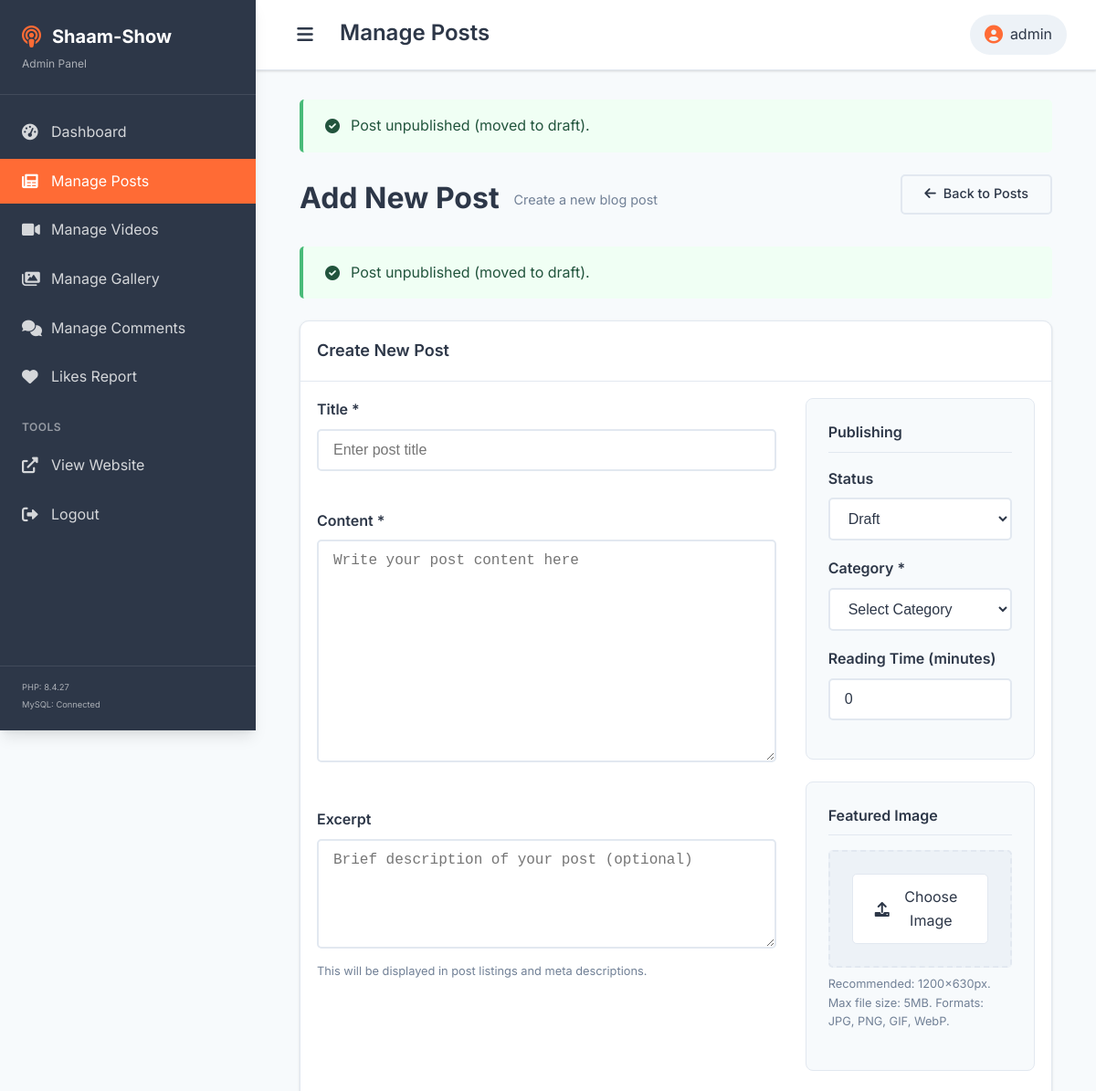
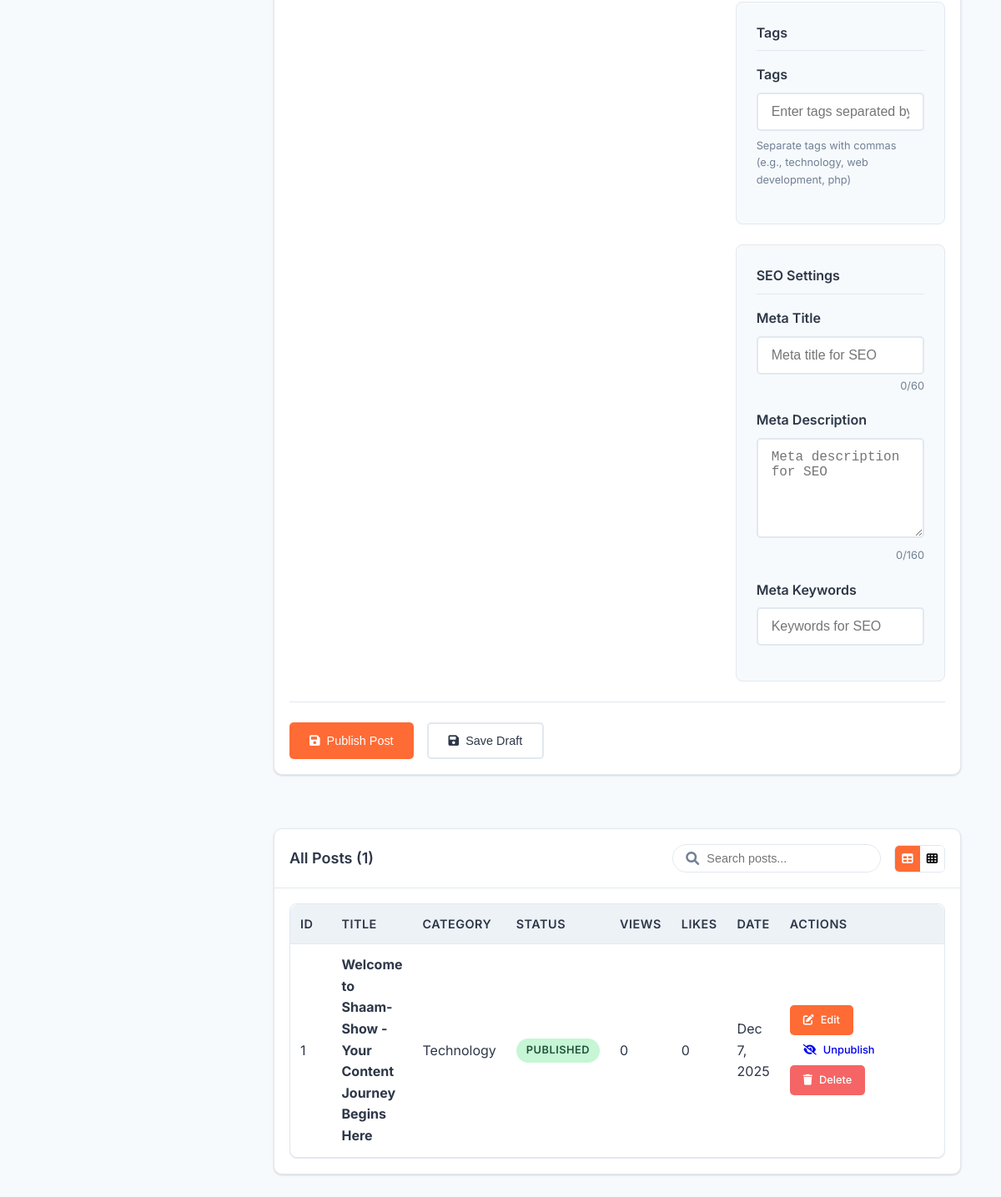
/admin/manage-posts.php?unpublish=1 (signed in), run on the app's committed database (2 pictures, top to bottom).
### tables this page shows
CREATE TABLE posts (
    id INT AUTO_INCREMENT PRIMARY KEY,
    title VARCHAR(255) NOT NULL,
    slug VARCHAR(300) UNIQUE NOT NULL,
    content LONGTEXT NOT NULL,
    excerpt TEXT,
    featured_image VARCHAR(500),
    category_id INT,
    tags JSON,
    reading_time INT DEFAULT 5,
    views INT DEFAULT 0,
    likes INT DEFAULT 0,
    status ENUM('published', 'draft', 'archived') DEFAULT 'draft',
    meta_title VARCHAR(255),
    meta_description TEXT,
    meta_keywords TEXT,
    author_id INT NOT NULL,
    published_at TIMESTAMP NULL,
    created_at TIMESTAMP DEFAULT CURRENT_TIMESTAMP,
    updated_at TIMESTAMP DEFAULT CURRENT_TIMESTAMP ON UPDATE CURRENT_TIMESTAMP,
    INDEX idx_status (status),
    INDEX idx_category (category_id),
    INDEX idx_author (author_id),
    INDEX idx_published (published_at),
    FULLTEXT idx_search (title, content, excerpt)
);

CREATE TABLE categories (
    id INT AUTO_INCREMENT PRIMARY KEY,
    name VARCHAR(100) NOT NULL,
    slug VARCHAR(150) UNIQUE NOT NULL,
    description TEXT,
    parent_id INT DEFAULT NULL,
    post_count INT DEFAULT 0,
    is_active BOOLEAN DEFAULT TRUE,
    created_at TIMESTAMP DEFAULT CURRENT_TIMESTAMP,
    updated_at TIMESTAMP DEFAULT CURRENT_TIMESTAMP ON UPDATE CURRENT_TIMESTAMP,
    INDEX idx_parent (parent_id),
    INDEX idx_slug (slug)
);

### admin/manage-posts.php (the view, shortened to what the rows shown need)
<?php
require_once '../includes/config.php';
$edit_post = null;
try {
    $stmt = $pdo->query("
        SELECT p.*, c.name as category_name
        FROM posts p
        LEFT JOIN categories c ON p.category_id = c.id
        ORDER BY p.created_at DESC
    ");
    $posts = $stmt->fetchAll();
} catch (PDOException $e) {
    die("Database error: " . $e->getMessage());
}
?>
<?php include 'includes/admin-header.php'; ?>
<div class="content-header">
    <div class="header-left">
        <h1><?php echo $edit_post ? 'Edit Post' : 'Add New Post'; ?></h1>
    </div>
</div>
<div class="posts-manager">
    <div class="card form-card">
        <div class="card-header">
            <h2><?php echo $edit_post ? 'Edit Post' : 'Create New Post'; ?></h2>
        </div>
    </div>
    <?php if (!$edit_post): ?>
    <div class="card posts-list-card">
        <div class="card-header">
            <h2>All Posts (<?php echo count($posts); ?>)</h2>
        </div>
        <div class="card-body">
            <?php if ($posts): ?>
                <div class="table-view view-content active">
                    <div class="table-responsive">
                        <table class="data-table mobile-friendly">
                            <thead>
                                <tr>
                                    <th width="50">ID</th>
                                    <th>Title</th>
                                    <th>Category</th>
                                    <th>Status</th>
                                    <th>Views</th>
                                    <th>Likes</th>
                                    <th>Date</th>
                                    <th width="200">Actions</th>
                                </tr>
                            </thead>
                            <tbody>
                                <?php foreach ($posts as $post): ?>
                                <tr>
                                    <td><?php echo $post['id']; ?></td>
                                    <td>
                                        <div class="post-title-cell">
                                            <strong><?php echo htmlspecialchars($post['title']); ?></strong>
                                        </div>
                                    </td>
                                    <td><?php echo htmlspecialchars($post['category_name'] ?? 'Uncategorized'); ?></td>
                                    <td>
                                        <span class="status-badge status-<?php echo $post['status']; ?>">
                                            <?php echo ucfirst($post['status']); ?>
                                        </span>
                                    </td>
                                    <td><?php echo number_format($post['views']); ?></td>
                                    <td><?php echo number_format($post['likes']); ?></td>
                                    <td>
                                        <span class="date-display">
                                            <?php echo date('M j, Y', strtotime($post['created_at'])); ?>
                                        </span>
                                    </td>
                                    <td>
                                        <div class="actions">
                                            <a href="manage-posts.php?edit=<?php echo $post['id']; ?>"
                                               class="btn btn-primary btn-sm"
                                               title="Edit post">
                                                <i class="fas fa-edit"></i>
                                                <span class="btn-text">Edit</span>
                                            </a>
                                            <?php if ($post['status'] !== 'published'): ?>
                                                <a href="manage-posts.php?publish=<?php echo $post['id']; ?>"
                                                   class="btn btn-success btn-sm"
                                                   title="Publish post">
                                                    <i class="fas fa-upload"></i>
                                                    <span class="btn-text">Publish</span>
                                                </a>
                                            <?php else: ?>
                                                <a href="manage-posts.php?unpublish=<?php echo $post['id']; ?>"
                                                   class="btn btn-warning btn-sm"
                                                   title="Unpublish post">
                                                    <i class="fas fa-eye-slash"></i>
                                                    <span class="btn-text">Unpublish</span>
                                                </a>
                                            <?php endif; ?>
                                            <a href="manage-posts.php?delete=<?php echo $post['id']; ?>"
                                               class="btn btn-danger btn-sm"
                                               onclick="return confirm('Are you sure you want to delete this post? This action cannot be undone.');"
                                               title="Delete post">
                                                <i class="fas fa-trash"></i>
                                                <span class="btn-text">Delete</span>
                                            </a>
                                        </div>
                                    </td>
                                </tr>
                                <?php endforeach; ?>
                            </tbody>
                        </table>
                    </div>
                </div>
            <?php endif; ?>
        </div>
    </div>
    <?php endif; ?>
</div>
<?php include 'includes/admin-footer.php'; ?>

### data on the page
posts: id "1", title "Welcome to Shaam-Show - Your Content Journey Begins Here", category.name "Technology", status "PUBLISHED", views "0", likes "0", created_at "Dec 7, 2025"

### other printed values
PHP_VERSION "8.4.27"
$page_title "Manage Posts"
$admin_name "admin"
$message "Post unpublished (moved to draft)."
count($posts) "1"
